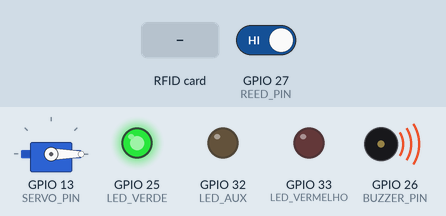
A sketch run on a simulated ESP32. On the bench: servo, output pins drawn as LEDs (lit = HIGH), buzzer (waves = sounding, pin HIGH). The inputs (shaded band) are chosen by the test bench; at power-on: GPIO 27 (REED_PIN) HIGH. WiFi joins after 1.5 s; servers stay silent unless stated; what the sketch prints to the serial monitor is not drawn.

Above: at 3.8 s.
3.9 s: GPIO 27 (REED_PIN) driven LOW
At 4.7 s:
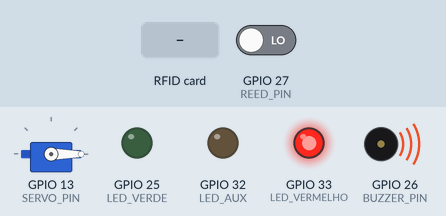
5.4 s: RFID card 5E 7A 19 C4 held to the reader
At 6.0 s:
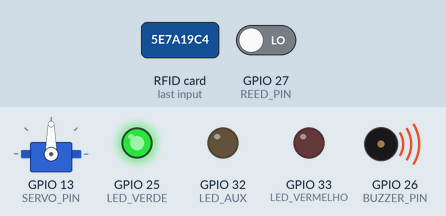
8.4 s: GPIO 27 (REED_PIN) driven HIGH
At 9.2 s:
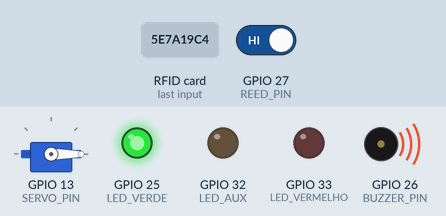
Timing chart, 0 to 11.4 s (numbered marks = the images above; inputs shaded):
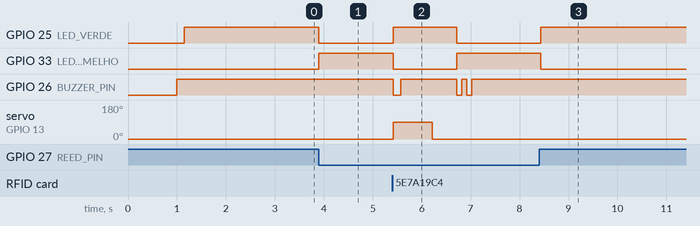

The sketch:

Teste_geral_com_HTML.ino
```cpp
#include <WiFi.h>
#include <WebServer.h>
#include <SPI.h>
#include <MFRC522.h>
#include <ESP32Servo.h>

// =====================================================
// WIFI
// =====================================================

const char* WIFI_SSID = "halabura";
const char* WIFI_PASSWORD = "CirnoStan";

// =====================================================
// PINOS
// =====================================================

// RFID RC522
#define RFID_SS    21
#define RFID_RST   22
#define RFID_SCK   18
#define RFID_MISO  19
#define RFID_MOSI  23

// Servo
#define SERVO_PIN 13

// Reed
#define REED_PIN 27

// Buzzer
#define BUZZER_PIN 26

// LEDs
#define LED_VERDE     25
#define LED_VERMELHO  33
#define LED_AUX       32

// =====================================================
// OBJETOS
// =====================================================

MFRC522 rfid(RFID_SS, RFID_RST);
Servo servo;
WebServer server(80);

// =====================================================
// ESTADOS
// =====================================================

bool portaFechada = false;
bool armarioTrancado = true;

String ultimoUID = "Nenhum";
String ultimoEvento = "Sistema iniciado";

// =====================================================
// POSIÇÕES DO SERVO
// =====================================================

const int SERVO_TRANCADO = 0;
const int SERVO_DESTRAVADO = 90;

// =====================================================
// CONTROLE DE TEMPO
// =====================================================

// Tempo que a porta precisa permanecer fechada
// antes de o armário ser trancado.
const unsigned long TEMPO_RETRAVAMENTO = 1500;

unsigned long momentoPortaFechou = 0;

// =====================================================
// BUZZER
// =====================================================

void beep(int quantidade, int duracao = 100) {

  for (int i = 0; i < quantidade; i++) {

    digitalWrite(BUZZER_PIN, LOW);
    delay(duracao);

    digitalWrite(BUZZER_PIN, HIGH);
    delay(duracao);
  }
}

// =====================================================
// EVENTO
// =====================================================

void registrarEvento(String evento) {

  ultimoEvento = evento;

  Serial.println(evento);
}

// =====================================================
// DESTRAVAR
// =====================================================

void destravarArmario() {

  if (!armarioTrancado) {
    return;
  }

  Serial.println("Destravando armario...");

  servo.write(SERVO_DESTRAVADO);

  armarioTrancado = false;

  digitalWrite(LED_VERMELHO, LOW);
  digitalWrite(LED_VERDE, HIGH);

  beep(1, 150);

  registrarEvento("Armario destravado");
}

// =====================================================
// TRANCAR
// =====================================================

void trancarArmario() {

  if (armarioTrancado) {
    return;
  }

  // Segurança:
  // só tranca se a porta estiver fechada.

  if (!portaFechada) {

    registrarEvento(
      "Porta aberta - nao foi possivel trancar"
    );

    return;
  }

  Serial.println("Trancando armario...");

  servo.write(SERVO_TRANCADO);

  delay(500);

  armarioTrancado = true;

  digitalWrite(LED_VERDE, LOW);
  digitalWrite(LED_VERMELHO, HIGH);

  beep(2, 100);

  registrarEvento("Armario trancado");
}

// =====================================================
// REED SWITCH
// =====================================================

void verificarPorta() {

  bool novoEstado = (digitalRead(REED_PIN) == LOW);

  // Mudança de estado
  if (novoEstado != portaFechada) {

    portaFechada = novoEstado;

    if (portaFechada) {

      // -----------------------------------------------
      // PORTA FECHOU
      // -----------------------------------------------

      Serial.println("Porta FECHADA");

      momentoPortaFechou = millis();

      digitalWrite(LED_VERDE, LOW);

      if (armarioTrancado) {
        digitalWrite(LED_VERMELHO, HIGH);
      }

      registrarEvento("Porta fechada");

    } else {

      // -----------------------------------------------
      // PORTA ABRIU
      // -----------------------------------------------

      Serial.println("Porta ABERTA");

      digitalWrite(LED_VERMELHO, LOW);
      digitalWrite(LED_VERDE, HIGH);

      registrarEvento("Porta aberta");
    }
  }

  // ===================================================
  // RETRAVAMENTO AUTOMÁTICO
  // ===================================================

  if (
    portaFechada &&
    !armarioTrancado &&
    momentoPortaFechou > 0 &&
    millis() - momentoPortaFechou >= TEMPO_RETRAVAMENTO
  ) {

    trancarArmario();

    momentoPortaFechou = 0;
  }
}

// =====================================================
// RFID
// =====================================================

void verificarRFID() {

  if (!rfid.PICC_IsNewCardPresent()) {
    return;
  }

  if (!rfid.PICC_ReadCardSerial()) {
    return;
  }

  String uid = "";

  for (byte i = 0; i < rfid.uid.size; i++) {

    if (rfid.uid.uidByte[i] < 0x10) {
      uid += "0";
    }

    uid += String(rfid.uid.uidByte[i], HEX);

    if (i < rfid.uid.size - 1) {
      uid += " ";
    }
  }

  uid.toUpperCase();

  ultimoUID = uid;

  Serial.print("RFID detectado: ");
  Serial.println(uid);

  registrarEvento("RFID detectado: " + uid);

  // ===================================================
  // POR ENQUANTO:
  // qualquer tag é autorizada
  // ===================================================

  if (armarioTrancado) {

    destravarArmario();

  } else {

    registrarEvento(
      "RFID detectado - armario ja esta destrancado"
    );
  }

  rfid.PICC_HaltA();
  rfid.PCD_StopCrypto1();

  delay(500);
}

// =====================================================
// PÁGINA WEB
// =====================================================

String gerarPagina() {

  String portaStatus;
  String travaStatus;

  String corPorta;
  String corTrava;

  if (portaFechada) {

    portaStatus = "FECHADA";
    corPorta = "#dc2626";

  } else {

    portaStatus = "ABERTA";
    corPorta = "#16a34a";
  }

  if (armarioTrancado) {

    travaStatus = "TRANCADO";
    corTrava = "#dc2626";

  } else {

    travaStatus = "DESTRANCADO";
    corTrava = "#16a34a";
  }

  String html = R"rawliteral(

<!DOCTYPE html>

<html lang="pt-BR">

<head>

<meta charset="UTF-8">

<meta name="viewport"
content="width=device-width, initial-scale=1.0">

<meta http-equiv="refresh" content="1">

<title>Armário Inteligente</title>

<style>

body {
  margin: 0;
  font-family: Arial;
  background: #111827;
  color: white;
}

.container {
  max-width: 700px;
  margin: auto;
  padding: 20px;
}

h1 {
  text-align: center;
}

.card {
  background: #1f2937;
  border-radius: 15px;
  padding: 20px;
  margin-bottom: 15px;
}

.status {
  text-align: center;
  font-size: 28px;
  font-weight: bold;
  padding: 15px;
  border-radius: 10px;
}

.info {
  font-size: 18px;
  margin: 12px 0;
}

.uid {
  background: #111827;
  padding: 12px;
  border-radius: 8px;
  font-family: monospace;
}

</style>

</head>

<body>

<div class="container">

<h1>🔐 Armário Inteligente</h1>

<div class="card">

<h2>🚪 Porta</h2>

<div class="status"
style="background:)rawliteral";

  html += corPorta;

  html += R"rawliteral(;">
)rawliteral";

  html += portaStatus;

  html += R"rawliteral(
</div>

</div>

<div class="card">

<h2>🔒 Trava</h2>

<div class="status"
style="background:)rawliteral";

  html += corTrava;

  html += R"rawliteral(;">
)rawliteral";

  html += travaStatus;

  html += R"rawliteral(
</div>

</div>

<div class="card">

<h2>📡 RFID</h2>

<div class="info">

Status:
<span style="color:#22c55e">
● ONLINE
</span>

</div>

<div class="info">

Último UID:

</div>

<div class="uid">
)rawliteral";

  html += ultimoUID;

  html += R"rawliteral(
</div>

</div>

<div class="card">

<h2>📋 Último evento</h2>

<div class="info">
)rawliteral";

  html += ultimoEvento;

  html += R"rawliteral(
</div>

</div>

<div class="card">

<h2>⚙ Sistema</h2>

<div class="info">
ESP32: 🟢 ONLINE
</div>

<div class="info">
Servidor Web: 🟢 ONLINE
</div>

</div>

</div>

</body>

</html>

)rawliteral";

  return html;
}

// =====================================================
// SERVIDOR
// =====================================================

void handleRoot() {

  server.send(
    200,
    "text/html; charset=utf-8",
    gerarPagina()
  );
}

// =====================================================
// SETUP
// =====================================================

void setup() {

  Serial.begin(115200);

  delay(1000);

  // GPIOs

  pinMode(REED_PIN, INPUT_PULLUP);

  pinMode(BUZZER_PIN, OUTPUT);

  pinMode(LED_VERDE, OUTPUT);
  pinMode(LED_VERMELHO, OUTPUT);
  pinMode(LED_AUX, OUTPUT);

  digitalWrite(BUZZER_PIN, HIGH);

  digitalWrite(LED_VERDE, LOW);
  digitalWrite(LED_VERMELHO, LOW);
  digitalWrite(LED_AUX, LOW);

  // Servo

  servo.attach(SERVO_PIN);

  servo.write(SERVO_TRANCADO);

  armarioTrancado = true;

  // RFID

  SPI.begin(
    RFID_SCK,
    RFID_MISO,
    RFID_MOSI,
    RFID_SS
  );

  rfid.PCD_Init();

  delay(100);

  rfid.PCD_AntennaOn();

  // Porta

  portaFechada =
    (digitalRead(REED_PIN) == LOW);

  if (portaFechada) {

    digitalWrite(LED_VERMELHO, HIGH);

  } else {

    digitalWrite(LED_VERDE, HIGH);
  }

  // WiFi

  WiFi.begin(
    WIFI_SSID,
    WIFI_PASSWORD
  );

  Serial.println();
  Serial.println("Conectando ao WiFi...");

  while (WiFi.status() != WL_CONNECTED) {

    delay(500);

    Serial.print(".");
  }

  Serial.println();
  Serial.println("WiFi conectado!");

  Serial.print("IP: ");
  Serial.println(WiFi.localIP());

  // Servidor

  server.on("/", handleRoot);

  server.begin();

  Serial.println("Servidor Web iniciado!");

  registrarEvento("Sistema iniciado");
}

// =====================================================
// LOOP
// =====================================================

void loop() {

  server.handleClient();

  verificarRFID();

  verificarPorta();

  delay(20);
}
```

Measured:
- after the input at 3.9 s, GPIO 25 (LED_VERDE): HIGH → LOW at once; GPIO 33 (LED_VERMELHO): LOW → HIGH at once
- after the input at 5.4 s, GPIO 25 (LED_VERDE): LOW → HIGH at once, → LOW 1.3 s later; GPIO 33 (LED_VERMELHO): HIGH → LOW at once, → HIGH 1.3 s later; GPIO 26 (BUZZER_PIN): goes LOW 0.15 s, HIGH 1.2 s, LOW 0.10 s, HIGH 0.10 s, LOW 0.10 s, then HIGH, starting at once; servo on GPIO 13 (SERVO_PIN): 0° → 90° at once, → 0° 0.80 s later
- after the input at 8.4 s, GPIO 25 (LED_VERDE): LOW → HIGH at once; GPIO 33 (LED_VERMELHO): HIGH → LOW at once
